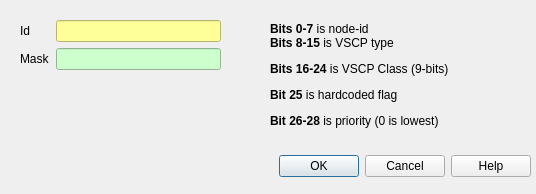
<?xml version="1.0" encoding="UTF-8"?>
<ui version="4.0">
 <class>CDlgCanFilter</class>
 <widget class="QDialog" name="CDlgCanFilter">
  <property name="geometry">
   <rect>
    <x>0</x>
    <y>0</y>
    <width>536</width>
    <height>194</height>
   </rect>
  </property>
  <property name="windowTitle">
   <string>Id and Mask</string>
  </property>
  <widget class="QDialogButtonBox" name="buttonBox">
   <property name="geometry">
    <rect>
     <x>10</x>
     <y>150</y>
     <width>521</width>
     <height>32</height>
    </rect>
   </property>
   <property name="orientation">
    <enum>Qt::Horizontal</enum>
   </property>
   <property name="standardButtons">
    <set>QDialogButtonBox::Cancel|QDialogButtonBox::Help|QDialogButtonBox::Ok</set>
   </property>
  </widget>
  <widget class="QWidget" name="formLayoutWidget">
   <property name="geometry">
    <rect>
     <x>20</x>
     <y>20</y>
     <width>201</width>
     <height>80</height>
    </rect>
   </property>
   <layout class="QFormLayout" name="formLayout">
    <item row="0" column="0">
     <widget class="QLabel" name="label">
      <property name="text">
       <string>Id</string>
      </property>
      <property name="buddy">
       <cstring>canid</cstring>
      </property>
     </widget>
    </item>
    <item row="0" column="1">
     <widget class="QLineEdit" name="canid">
      <property name="styleSheet">
       <string notr="true">background-color: rgb(255, 255, 153);</string>
      </property>
     </widget>
    </item>
    <item row="1" column="0">
     <widget class="QLabel" name="label_2">
      <property name="text">
       <string>Mask</string>
      </property>
      <property name="buddy">
       <cstring>canmask</cstring>
      </property>
     </widget>
    </item>
    <item row="1" column="1">
     <widget class="QLineEdit" name="canmask">
      <property name="styleSheet">
       <string notr="true">background-color: rgb(204, 255, 204);</string>
      </property>
     </widget>
    </item>
   </layout>
  </widget>
  <widget class="QLabel" name="label_3">
   <property name="geometry">
    <rect>
     <x>270</x>
     <y>10</y>
     <width>251</width>
     <height>131</height>
    </rect>
   </property>
   <property name="text">
    <string>&lt;html&gt;&lt;head/&gt;&lt;body&gt;&lt;p&gt;&lt;span style=&quot; font-weight:600;&quot;&gt;Bits 0-7&lt;/span&gt; is node-id&lt;br/&gt;&lt;span style=&quot; font-weight:600;&quot;&gt;Bits 8-15&lt;/span&gt; is VSCP type&lt;/p&gt;&lt;p&gt;&lt;span style=&quot; font-weight:600;&quot;&gt;Bits 16-24&lt;/span&gt; is VSCP Class (9-bits)&lt;/p&gt;&lt;p&gt;&lt;span style=&quot; font-weight:600;&quot;&gt;Bit 25&lt;/span&gt; is hardcoded flag&lt;/p&gt;&lt;p&gt;&lt;span style=&quot; font-weight:600;&quot;&gt;Bit 26-28&lt;/span&gt; is priority (0 is lowest)&lt;/p&gt;&lt;/body&gt;&lt;/html&gt;</string>
   </property>
  </widget>
 </widget>
 <resources/>
 <connections>
  <connection>
   <sender>buttonBox</sender>
   <signal>accepted()</signal>
   <receiver>CDlgCanFilter</receiver>
   <slot>accept()</slot>
   <hints>
    <hint type="sourcelabel">
     <x>248</x>
     <y>254</y>
    </hint>
    <hint type="destinationlabel">
     <x>157</x>
     <y>274</y>
    </hint>
   </hints>
  </connection>
  <connection>
   <sender>buttonBox</sender>
   <signal>rejected()</signal>
   <receiver>CDlgCanFilter</receiver>
   <slot>reject()</slot>
   <hints>
    <hint type="sourcelabel">
     <x>316</x>
     <y>260</y>
    </hint>
    <hint type="destinationlabel">
     <x>286</x>
     <y>274</y>
    </hint>
   </hints>
  </connection>
 </connections>
</ui>
